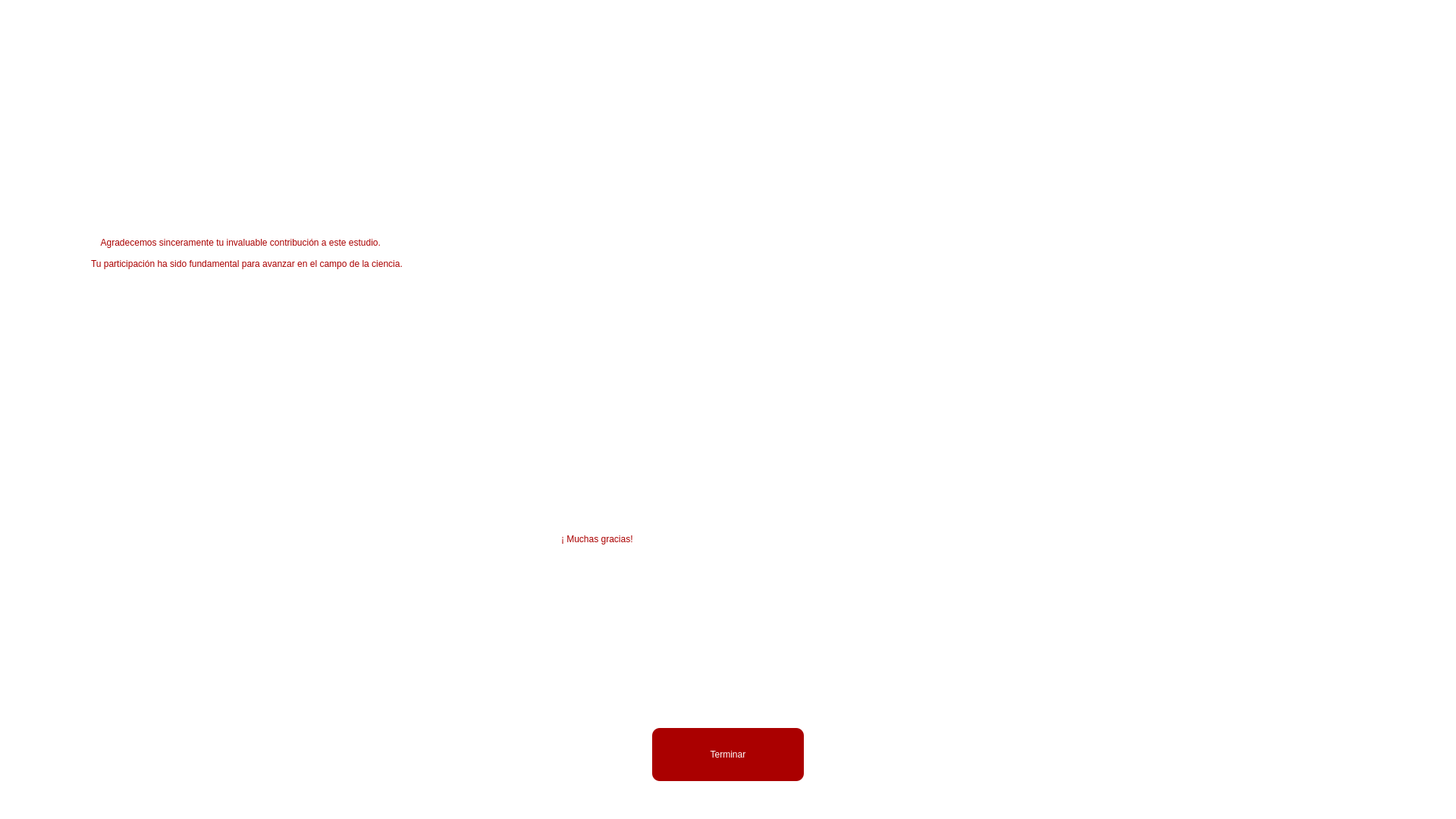
<?xml version="1.0" encoding="UTF-8"?>
<ui version="4.0">
 <class>MainWindow</class>
 <widget class="QMainWindow" name="MainWindow">
  <property name="geometry">
   <rect>
    <x>0</x>
    <y>0</y>
    <width>1920</width>
    <height>1080</height>
   </rect>
  </property>
  <property name="windowTitle">
   <string>MainWindow</string>
  </property>
  <property name="styleSheet">
   <string notr="true">background-color: rgb(255, 255, 255);</string>
  </property>
  <widget class="QWidget" name="centralwidget">
   <widget class="QLabel" name="label">
    <property name="geometry">
     <rect>
      <x>120</x>
      <y>60</y>
      <width>1711</width>
      <height>561</height>
     </rect>
    </property>
    <property name="styleSheet">
     <string notr="true">font: 75 30pt &quot;MS Shell Dlg 2&quot;;
color: rgb(170, 0, 0);</string>
    </property>
    <property name="text">
     <string>    Agradecemos sinceramente tu invaluable contribución a este estudio.

Tu participación ha sido fundamental para avanzar en el campo de la ciencia.
 </string>
    </property>
   </widget>
   <widget class="QLabel" name="label_2">
    <property name="geometry">
     <rect>
      <x>740</x>
      <y>510</y>
      <width>411</width>
      <height>401</height>
     </rect>
    </property>
    <property name="styleSheet">
     <string notr="true">font: 75 30pt &quot;MS Shell Dlg 2&quot;;
color: rgb(170, 0, 0);</string>
    </property>
    <property name="text">
     <string>¡ Muchas gracias!</string>
    </property>
   </widget>
   <widget class="QToolButton" name="toolButton">
    <property name="geometry">
     <rect>
      <x>860</x>
      <y>960</y>
      <width>200</width>
      <height>70</height>
     </rect>
    </property>
    <property name="styleSheet">
     <string notr="true">border-radius: 10px;
color: rgb(255, 255, 255);
font: 75 18pt &quot;MS Shell Dlg 2&quot;;
background-color: rgb(170, 0, 0);</string>
    </property>
    <property name="text">
     <string>Terminar</string>
    </property>
   </widget>
  </widget>
  <widget class="QStatusBar" name="statusbar"/>
 </widget>
 <resources/>
 <connections/>
</ui>
